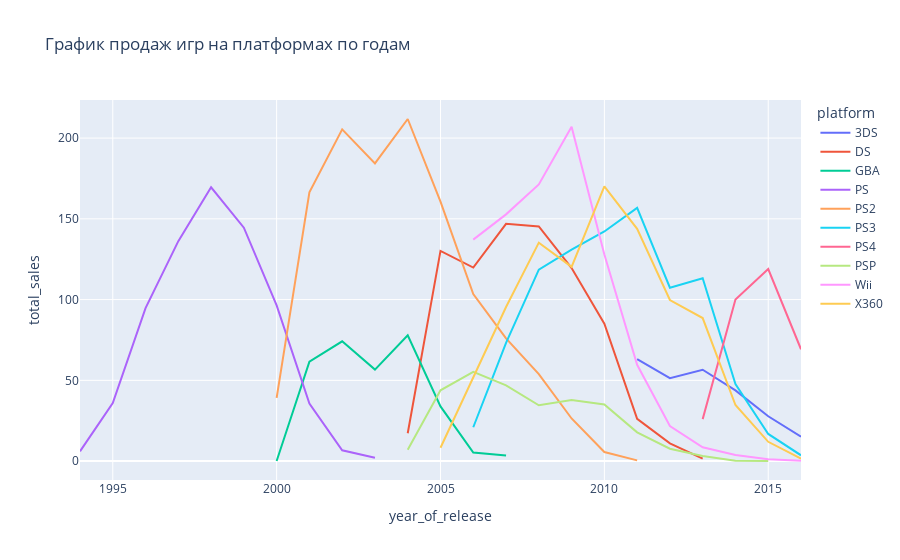

Here is the notebook cell this chart was saved with:
### Code cell
top_platforms(data, 10)

### Figure 1 — Plotly figure (JSON) as saved in the notebook; plotly's stock layout.template omitted (floating-point values rounded to 4 significant figures)
{"data": [{"hovertemplate": "platform=3DS<br>year_of_release=%{x}<br>total_sales=%{y}<extra></extra>", "legendgroup": "3DS", "line": {"color": "#636efa", "dash": "solid"}, "marker": {"symbol": "circle"}, "mode": "lines", "name": "3DS", "orientation": "v", "showlegend": true, "type": "scatter", "x": [2011, 2012, 2013, 2014, 2015, 2016], "xaxis": "x", "y": [63.2, 51.36, 56.57, 43.76, 27.78, 15.14], "yaxis": "y"}, {"hovertemplate": "platform=DS<br>year_of_release=%{x}<br>total_sales=%{y}<extra></extra>", "legendgroup": "DS", "line": {"color": "#EF553B", "dash": "solid"}, "marker": {"symbol": "circle"}, "mode": "lines", "name": "DS", "orientation": "v", "showlegend": true, "type": "scatter", "x": [2004, 2005, 2006, 2007, 2008, 2009, 2010, 2011, 2012, 2013], "xaxis": "x", "y": [17.27, 130.1, 119.8, 146.9, 145.3, 119.5, 85.04, 26.18, 11.01, 1.54], "yaxis": "y"}, {"hovertemplate": "platform=GBA<br>year_of_release=%{x}<br>total_sales=%{y}<extra></extra>", "legendgroup": "GBA", "line": {"color": "#00cc96", "dash": "solid"}, "marker": {"symbol": "circle"}, "mode": "lines", "name": "GBA", "orientation": "v", "showlegend": true, "type": "scatter", "x": [2000, 2001, 2002, 2003, 2004, 2005, 2006, 2007], "xaxis": "x", "y": [0.07, 61.53, 74.16, 56.67, 77.91, 33.86, 5.28, 3.4], "yaxis": "y"}, {"hovertemplate": "platform=PS<br>year_of_release=%{x}<br>total_sales=%{y}<extra></extra>", "legendgroup": "PS", "line": {"color": "#ab63fa", "dash": "solid"}, "marker": {"symbol": "circle"}, "mode": "lines", "name": "PS", "orientation": "v", "showlegend": true, "type": "scatter", "x": [1994, 1995, 1996, 1997, 1998, 1999, 2000, 2001, 2002, 2003], "xaxis": "x", "y": [6.03, 35.96, 94.7, 136.2, 169.5, 144.5, 96.37, 35.59, 6.67, 2.07], "yaxis": "y"}, {"hovertemplate": "platform=PS2<br>year_of_release=%{x}<br>total_sales=%{y}<extra></extra>", "legendgroup": "PS2", "line": {"color": "#FFA15A", "dash": "solid"}, "marker": {"symbol": "circle"}, "mode": "lines", "name": "PS2", "orientation": "v", "showlegend": true, "type": "scatter", "x": [2000, 2001, 2002, 2003, 2004, 2005, 2006, 2007, 2008, 2009, 2010, 2011], "xaxis": "x", "y": [39.17, 166.4, 205.4, 184.3, 211.8, 160.7, 103.4, 75.99, 53.9, 26.4, 5.64, 0.45], "yaxis": "y"}, {"hovertemplate": "platform=PS3<br>year_of_release=%{x}<br>total_sales=%{y}<extra></extra>", "legendgroup": "PS3", "line": {"color": "#19d3f3", "dash": "solid"}, "marker": {"symbol": "circle"}, "mode": "lines", "name": "PS3", "orientation": "v", "showlegend": true, "type": "scatter", "x": [2006, 2007, 2008, 2009, 2010, 2011, 2012, 2013, 2014, 2015, 2016], "xaxis": "x", "y": [20.96, 73.19, 118.5, 130.9, 142.2, 156.8, 107.4, 113.2, 47.76, 16.82, 3.6], "yaxis": "y"}, {"hovertemplate": "platform=PS4<br>year_of_release=%{x}<br>total_sales=%{y}<extra></extra>", "legendgroup": "PS4", "line": {"color": "#FF6692", "dash": "solid"}, "marker": {"symbol": "circle"}, "mode": "lines", "name": "PS4", "orientation": "v", "showlegend": true, "type": "scatter", "x": [2013, 2014, 2015, 2016], "xaxis": "x", "y": [25.99, 100, 118.9, 69.25], "yaxis": "y"}, {"hovertemplate": "platform=PSP<br>year_of_release=%{x}<br>total_sales=%{y}<extra></extra>", "legendgroup": "PSP", "line": {"color": "#B6E880", "dash": "solid"}, "marker": {"symbol": "circle"}, "mode": "lines", "name": "PSP", "orientation": "v", "showlegend": true, "type": "scatter", "x": [2004, 2005, 2006, 2007, 2008, 2009, 2010, 2011, 2012, 2013, 2014, 2015], "xaxis": "x", "y": [7.06, 43.84, 55.32, 46.93, 34.55, 37.78, 35.04, 17.82, 7.69, 3.14, 0.24, 0.12], "yaxis": "y"}, {"hovertemplate": "platform=Wii<br>year_of_release=%{x}<br>total_sales=%{y}<extra></extra>", "legendgroup": "Wii", "line": {"color": "#FF97FF", "dash": "solid"}, "marker": {"symbol": "circle"}, "mode": "lines", "name": "Wii", "orientation": "v", "showlegend": true, "type": "scatter", "x": [2006, 2007, 2008, 2009, 2010, 2011, 2012, 2013, 2014, 2015, 2016], "xaxis": "x", "y": [137.2, 152.8, 171.3, 207.0, 128.0, 59.65, 21.71, 8.59, 3.75, 1.14, 0.18], "yaxis": "y"}, {"hovertemplate": "platform=X360<br>year_of_release=%{x}<br>total_sales=%{y}<extra></extra>", "legendgroup": "X360", "line": {"color": "#FECB52", "dash": "solid"}, "marker": {"symbol": "circle"}, "mode": "lines", "name": "X360", "orientation": "v", "showlegend": true, "type": "scatter", "x": [2005, 2006, 2007, 2008, 2009, 2010, 2011, 2012, 2013, 2014, 2015, 2016], "xaxis": "x", "y": [8.25, 51.62, 95.41, 135.3, 120.3, 170.0, 143.8, 99.74, 88.58, 34.74, 11.96, 1.52], "yaxis": "y"}], "layout": {"legend": {"title": {"text": "platform"}, "tracegroupgap": 0}, "title": {"text": "График продаж игр на платформах по годам"}, "xaxis": {"anchor": "y", "domain": [0, 1], "title": {"text": "year_of_release"}}, "yaxis": {"anchor": "x", "domain": [0, 1], "title": {"text": "total_sales"}}}}
